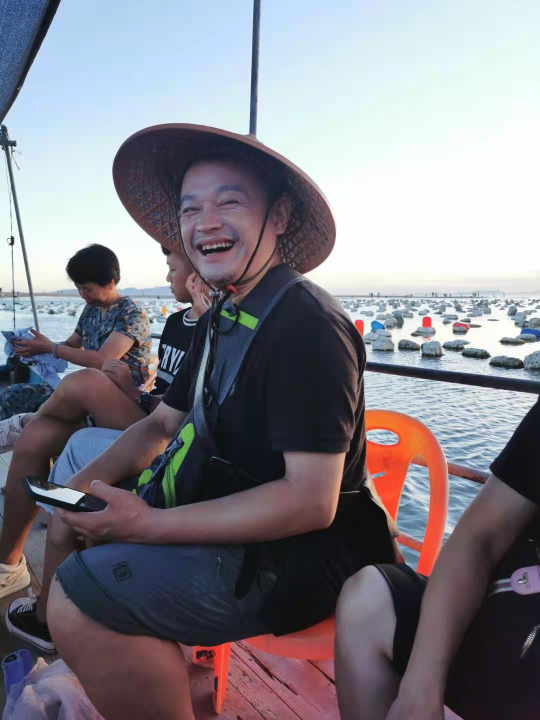
#> input picture testimg/1.jpg, 1080 x 1440 px (shown at 1/2 size); its folder holds only this picture in this run
$ python catoontest.py
#> lines starting #> are read from the running program, lines starting #| are printed output that depends on the picture; after the words box and inside, x2 and y2 are one past the last pixel; in counts of white or black regions, pixels touching at a corner belong together
'''
Author: zeng ke
Date: 2021-09-18 01:26:44
LastEditTime: 2021-10-05 07:46:29
LastEditors: Please set LastEditors
Description: Cartoon test
FilePath: \0001\catoontest.py
'''
# -*- coding: utf-8 -*-
import cv2
import os
def cartoonise(picture_name):
#> called with picture_name = '1.jpg'
    imgInput_FileName = "./testimg/"+picture_name
    imgOutput_FileName = "./cartoon/" + picture_name
    num_down = 3 #缩减像素采样的数目
    num_bilateral = 7 #定义双边滤波的数目
    img_rgb = cv2.imread(imgInput_FileName) #读取图片
#> img_rgb is the input picture: shape (1440, 1080, 3); mean B, G, R 136.2, 128.1, 130.6
    #用高斯金字塔降低取样
    img_color = img_rgb
    img_blurcolor=img_rgb
    for _ in range(num_down):
        img_color = cv2.pyrDown(img_color)
#> this loop made 3 passes
#> pass 1, in cartoonise, `img_color = cv2.pyrDown(img_color)`:
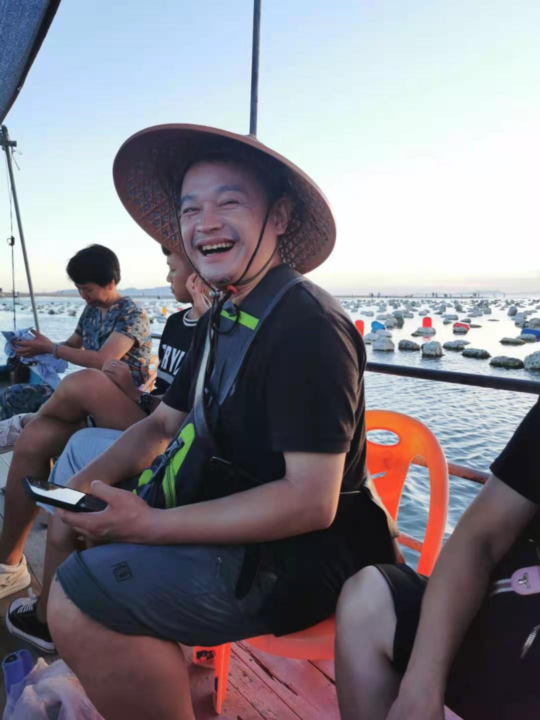
#> img_color: shape (720, 540, 3); mean B, G, R 136.3, 128.1, 130.6
#> pass 2, in cartoonise, `img_color = cv2.pyrDown(img_color)`:
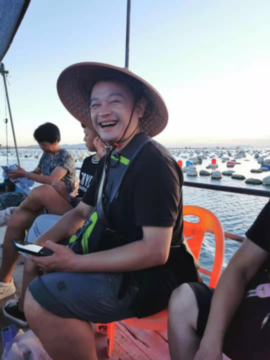
#> img_color: shape (360, 270, 3); mean B, G, R 136.4, 128.2, 130.7
#> pass 3, in cartoonise, `img_color = cv2.pyrDown(img_color)`:
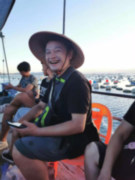
#> img_color: shape (180, 135, 3); mean B, G, R 136.6, 128.4, 130.8
    #重复使用小的双边滤波代替一个大的滤波
    for _ in range(num_bilateral):
        img_color = cv2.bilateralFilter(img_color,d=9,sigmaColor=9,sigmaSpace=7)
#升采样图片到原始大小
    for _ in range(num_down):
        img_color = cv2.pyrUp(img_color)
#> this loop made 3 passes
#> pass 1, in cartoonise, `img_color = cv2.pyrUp(img_color)`:
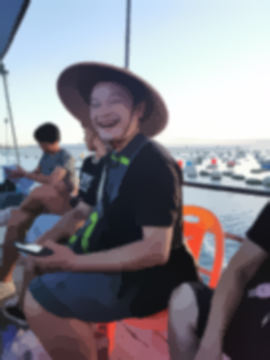
#> img_color: shape (360, 270, 3); mean B, G, R 136.5, 128.3, 130.7
#转换为灰度并且使其产生中等的模糊
    img_gray = cv2.cvtColor(img_blurcolor, cv2.COLOR_RGB2GRAY)
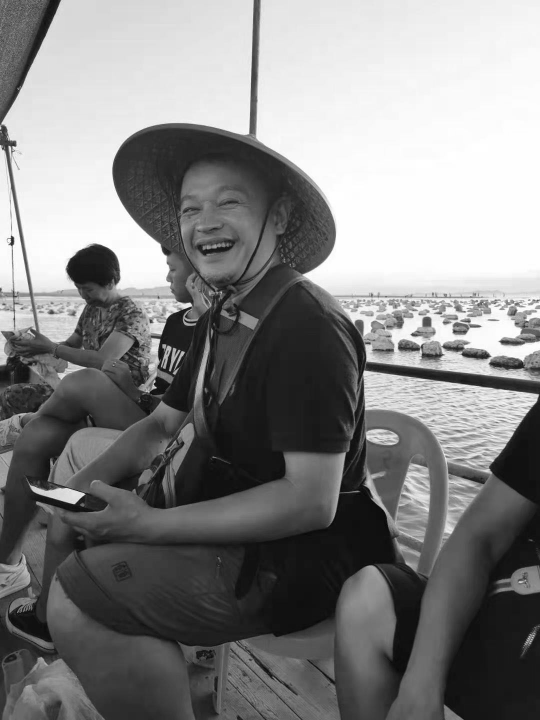
#> img_gray: shape (1440, 1080) (shown at 1/2 size); min 0, max 255, mean 130.8
    img_blur = cv2.medianBlur(img_gray, 7)
#检测到边缘并且增强其效果
    img_edge = cv2.adaptiveThreshold(img_blur,255,cv2.ADAPTIVE_THRESH_MEAN_C,cv2.THRESH_BINARY,blockSize=9,C=2)
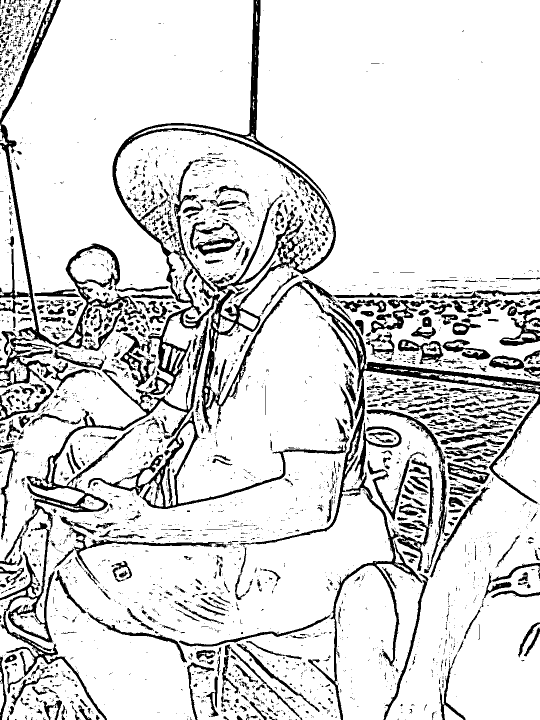
#> img_edge: shape (1440, 1080) (shown at 1/2 size); 85.8% white; 3394 black regions (2697 under 20 px), largest, box (x1, y1, x2, y2) and area: (0, 0, 1080, 1440) 73290, (0, 0, 284, 776) 17045, (175, 823, 694, 1018) 7446
#转换回彩色图像
    img_edge = cv2.cvtColor(img_edge, cv2.COLOR_GRAY2RGB)
    img_cartoon = cv2.bitwise_and(img_color, img_edge)
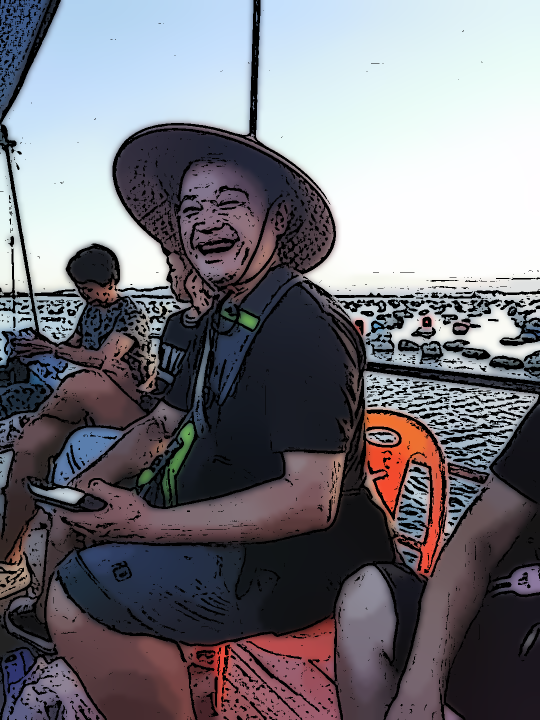
#> img_cartoon: shape (1440, 1080, 3) (shown at 1/2 size); mean B, G, R 121.4, 114.4, 116
# 保存转换后的图片
    cv2.imwrite(imgOutput_FileName, img_cartoon)
ImageList = [] #建立空的List
#循环读取"D:\pythonpractice\Image"中的文件名
for filename in os.listdir(r"./testimg/"):
    ImageList.append(filename) #将文件名添加到ImageList
for i in ImageList: #循环读取ImageList中的文件名，将其进行卡通化处理
    print("正在卡通化" + i)
    cartoonise(i)

$ run again, on testimg/6.jpg
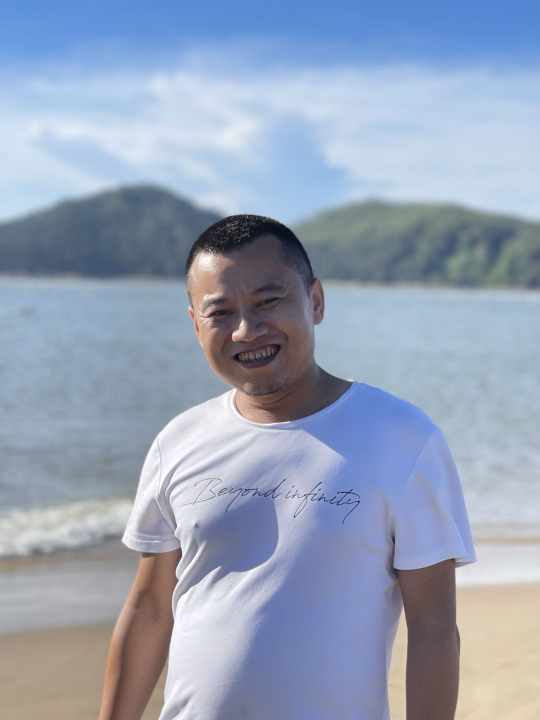
#> input picture testimg/6.jpg, 1080 x 1440 px (shown at 1/2 size)
#> in cartoonise, img_rgb is the input picture: shape (1440, 1080, 3); mean B, G, R 183.9, 162.4, 150
#> in cartoonise, `img_edge = cv2.adaptiveThreshold(img_blur,255,cv2.ADAPTIVE_THRESH_MEAN..`:
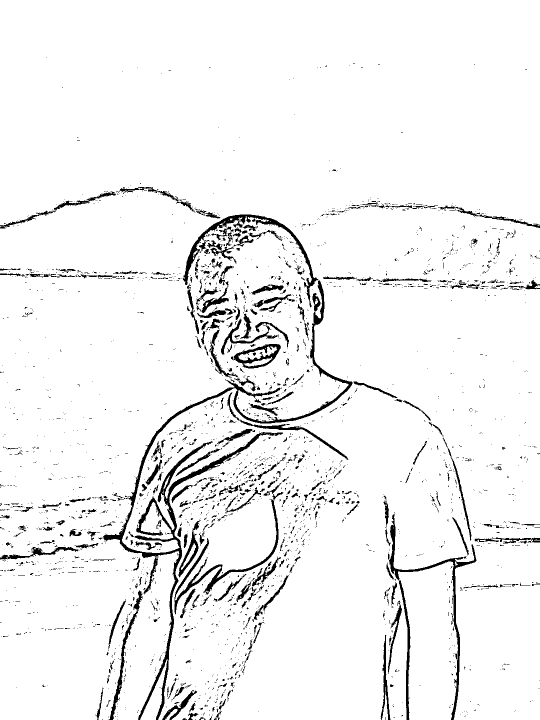
#> img_edge: shape (1440, 1080) (shown at 1/2 size); 94.7% white; 2919 black regions (2545 under 20 px), largest, box (x1, y1, x2, y2) and area: (206, 560, 705, 1440) 17633, (365, 429, 637, 615) 3937, (778, 1027, 953, 1440) 3567
#> in cartoonise, `img_cartoon = cv2.bitwise_and(img_color, img_edge)`:
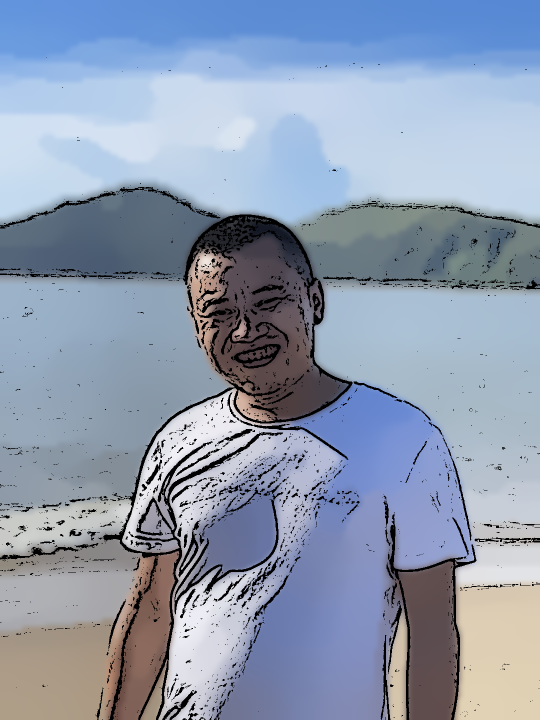
#> img_cartoon: shape (1440, 1080, 3) (shown at 1/2 size); mean B, G, R 176.2, 155.2, 142.6

$ run again, on testimg/7.jpg
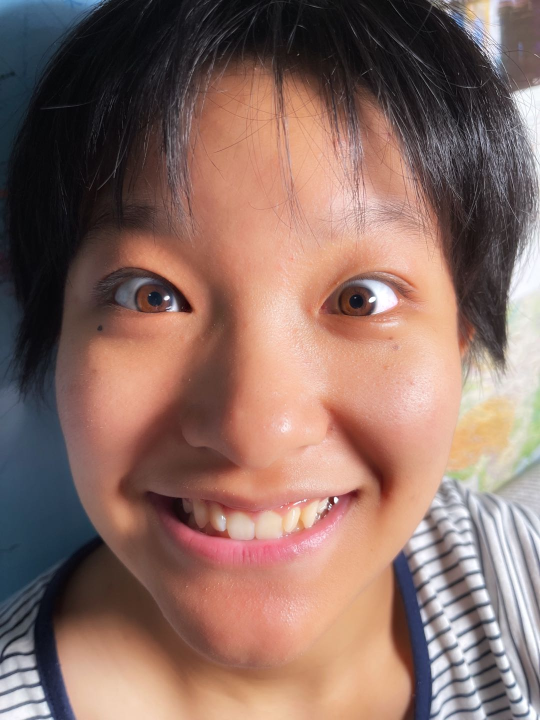
#> input picture testimg/7.jpg, 1080 x 1440 px (shown at 1/2 size)
#> in cartoonise, img_rgb is the input picture: shape (1440, 1080, 3); mean B, G, R 100.5, 109.2, 139.3
#> in cartoonise, `img_edge = cv2.adaptiveThreshold(img_blur,255,cv2.ADAPTIVE_THRESH_MEAN..`:
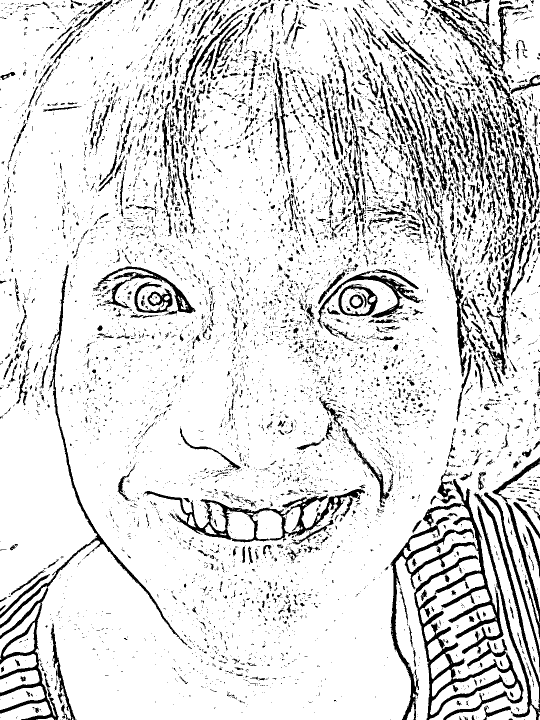
#> img_edge: shape (1440, 1080) (shown at 1/2 size); 86.4% white; 8101 black regions (6911 under 20 px), largest, box (x1, y1, x2, y2) and area: (781, 958, 1047, 1440) 23505, (287, 978, 730, 1085) 7805, (948, 985, 1080, 1440) 5719
#> in cartoonise, `img_cartoon = cv2.bitwise_and(img_color, img_edge)`:
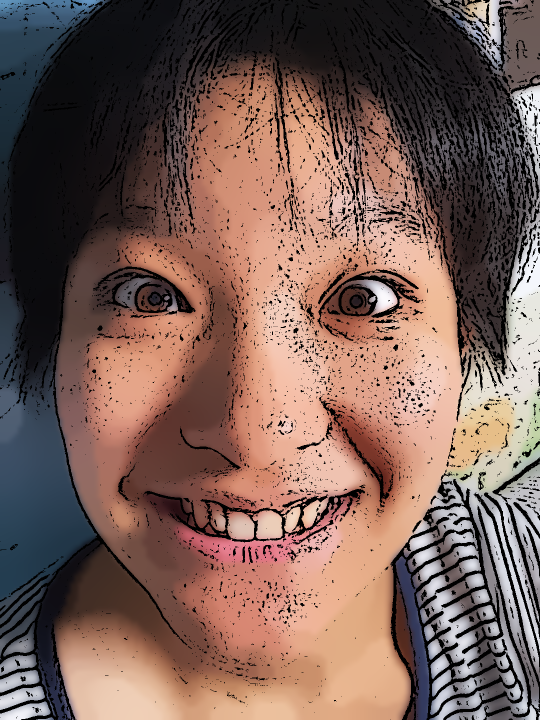
#> img_cartoon: shape (1440, 1080, 3) (shown at 1/2 size); mean B, G, R 86.8, 95.3, 122.3

$ run again, on testimg/zengke.jpg
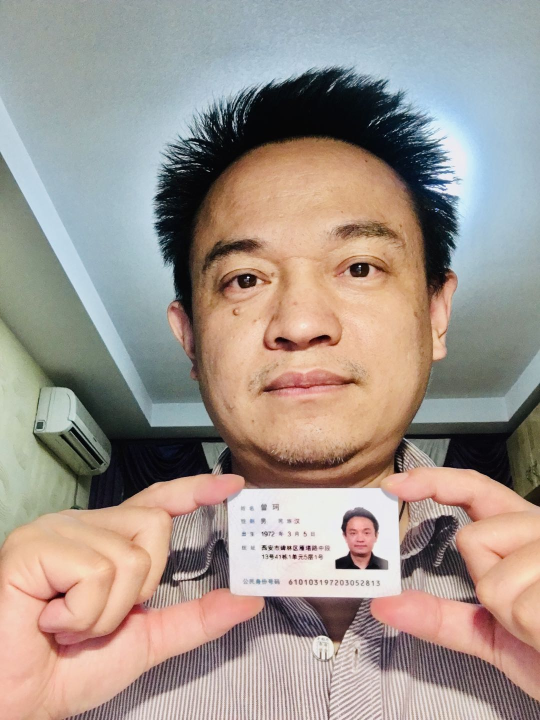
#> input picture testimg/zengke.jpg, 1080 x 1440 px (shown at 1/2 size)
#> in cartoonise, img_rgb is the input picture: shape (1440, 1080, 3); mean B, G, R 141.1, 149.2, 161
#> in cartoonise, `img_cartoon = cv2.bitwise_and(img_color, img_edge)`:
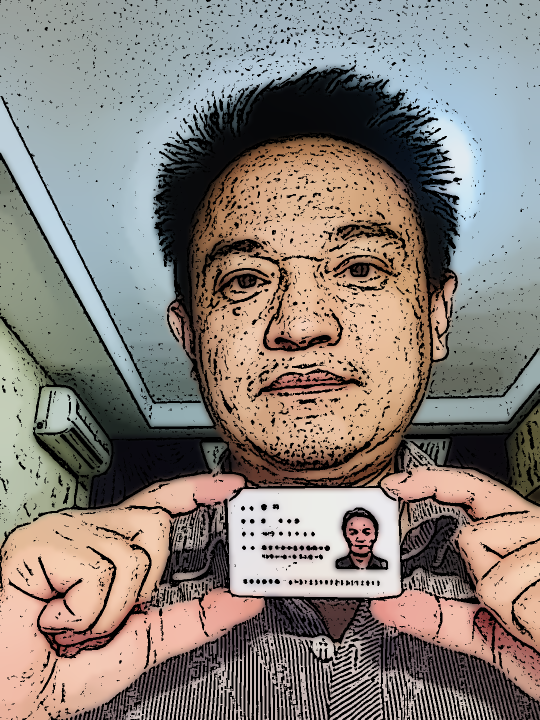
#> img_cartoon: shape (1440, 1080, 3) (shown at 1/2 size); mean B, G, R 122.1, 129, 137.6
